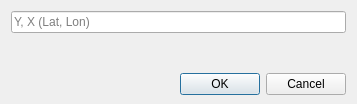
<?xml version="1.0" encoding="UTF-8"?>
<ui version="4.0">
 <class>QuickApiDialogBase</class>
 <widget class="QDialog" name="QuickApiDialogBase">
  <property name="geometry">
   <rect>
    <x>0</x>
    <y>0</y>
    <width>357</width>
    <height>104</height>
   </rect>
  </property>
  <property name="windowTitle">
   <string>Quick API</string>
  </property>
  <layout class="QVBoxLayout" name="verticalLayout">
   <property name="spacing">
    <number>6</number>
   </property>
   <property name="bottomMargin">
    <number>9</number>
   </property>
   <item>
    <widget class="QgsFilterLineEdit" name="lineedit_xy">
     <property name="placeholderText">
      <string>Y, X (Lat, Lon)</string>
     </property>
     <property name="qgisRelation" stdset="0">
      <string notr="true"/>
     </property>
    </widget>
   </item>
   <item>
    <widget class="QgsProjectionSelectionWidget" name="crs_input"/>
   </item>
   <item>
    <widget class="QDialogButtonBox" name="button_box">
     <property name="orientation">
      <enum>Qt::Horizontal</enum>
     </property>
     <property name="standardButtons">
      <set>QDialogButtonBox::Cancel|QDialogButtonBox::Ok</set>
     </property>
    </widget>
   </item>
  </layout>
 </widget>
 <customwidgets>
  <customwidget>
   <class>QgsFilterLineEdit</class>
   <extends>QLineEdit</extends>
   <header>qgsfilterlineedit.h</header>
  </customwidget>
  <customwidget>
   <class>QgsProjectionSelectionWidget</class>
   <extends>QWidget</extends>
   <header>qgsprojectionselectionwidget.h</header>
  </customwidget>
 </customwidgets>
 <resources/>
 <connections>
  <connection>
   <sender>button_box</sender>
   <signal>accepted()</signal>
   <receiver>QuickApiDialogBase</receiver>
   <slot>accept()</slot>
   <hints>
    <hint type="sourcelabel">
     <x>20</x>
     <y>20</y>
    </hint>
    <hint type="destinationlabel">
     <x>20</x>
     <y>20</y>
    </hint>
   </hints>
  </connection>
  <connection>
   <sender>button_box</sender>
   <signal>rejected()</signal>
   <receiver>QuickApiDialogBase</receiver>
   <slot>reject()</slot>
   <hints>
    <hint type="sourcelabel">
     <x>20</x>
     <y>20</y>
    </hint>
    <hint type="destinationlabel">
     <x>20</x>
     <y>20</y>
    </hint>
   </hints>
  </connection>
 </connections>
</ui>
